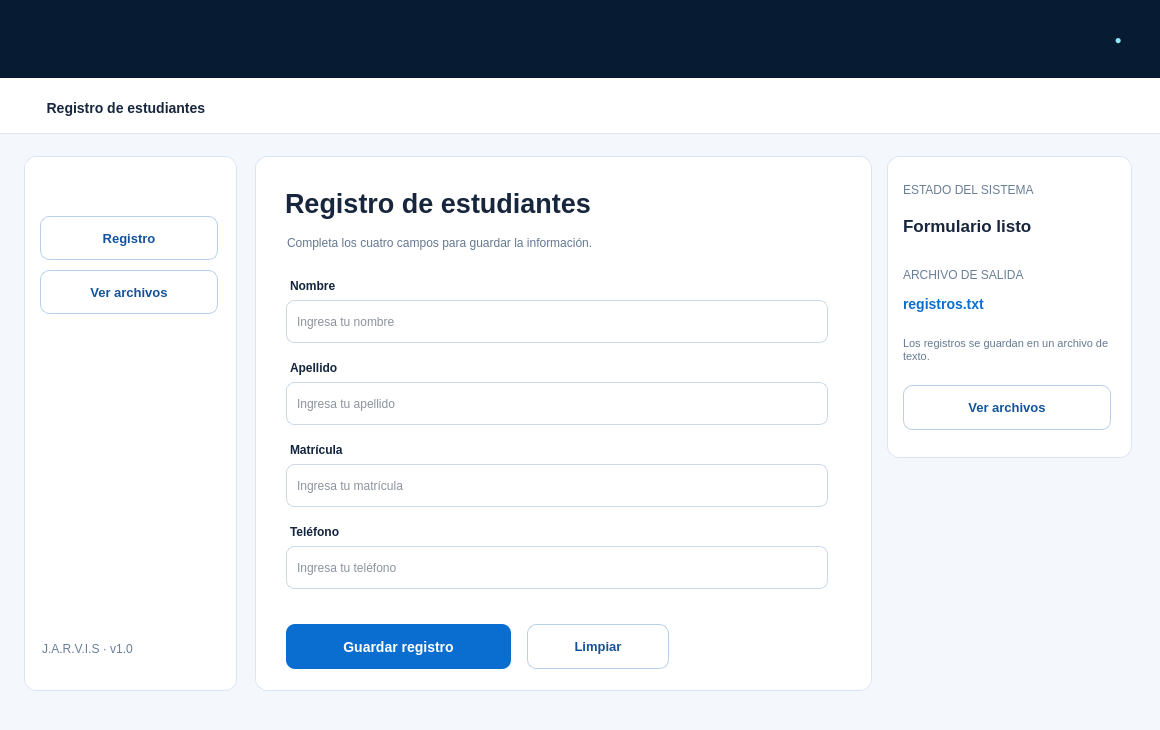
<?xml version="1.0" encoding="UTF-8"?>
<ui version="4.0">
 <class>FormularioEstudiantes</class>
 <widget class="QWidget" name="FormularioEstudiantes">
  <property name="geometry">
   <rect>
    <x>0</x>
    <y>0</y>
    <width>1160</width>
    <height>730</height>
   </rect>
  </property>
  <property name="windowTitle">
   <string>J.A.R.V.I.S - Registro de estudiantes</string>
  </property>
  <property name="styleSheet">
   <string>QWidget { font-family: Segoe UI; font-size: 12px; color: #17263C; } QLineEdit { background: #FFFFFF; border: 1px solid #CBD9E7; border-radius: 8px; padding: 8px; } QLineEdit:focus { border: 2px solid #0A6ED1; } QPushButton { border-radius: 8px; padding: 7px; font-weight: 600; } QPushButton:hover { background-color: #D9EAFB; } QTableWidget { background: white; border: 1px solid #DAE4EE; gridline-color: #E7EFF7; }</string>
  </property>
  <widget class="QFrame" name="barraSuperior">
   <property name="geometry">
    <rect>
     <x>0</x>
     <y>0</y>
     <width>1160</width>
     <height>78</height>
    </rect>
   </property>
   <property name="styleSheet">
    <string>background-color: #071C32; color: white;</string>
   </property>
  </widget>
  <widget class="QLabel" name="tituloMarca">
   <property name="geometry">
    <rect>
     <x>34</x>
     <y>12</y>
     <width>400</width>
     <height>36</height>
    </rect>
   </property>
   <property name="styleSheet">
    <string>color: white; font-weight: bold; font-size: 25px; background: transparent;</string>
   </property>
   <property name="text">
    <string/>
   </property>
  </widget>
  <widget class="QLabel" name="subMarca">
   <property name="geometry">
    <rect>
     <x>36</x>
     <y>49</y>
     <width>400</width>
     <height>18</height>
    </rect>
   </property>
   <property name="styleSheet">
    <string>color: #A7C9E9; font-size: 10px; background: transparent;</string>
   </property>
   <property name="text">
    <string/>
   </property>
  </widget>
  <widget class="QLabel" name="estadoSistema">
   <property name="geometry">
    <rect>
     <x>915</x>
     <y>27</y>
     <width>210</width>
     <height>26</height>
    </rect>
   </property>
   <property name="styleSheet">
    <string>color: #8FE7FA; font-weight: bold; background: transparent;</string>
   </property>
   <property name="text">
    <string>                                                            ●  </string>
   </property>
  </widget>
  <widget class="QFrame" name="subbarra">
   <property name="geometry">
    <rect>
     <x>0</x>
     <y>78</y>
     <width>1160</width>
     <height>56</height>
    </rect>
   </property>
   <property name="styleSheet">
    <string>background: white; border-bottom: 1px solid #D9E5F2;</string>
   </property>
  </widget>
  <widget class="QLabel" name="seccion">
   <property name="geometry">
    <rect>
     <x>35</x>
     <y>95</y>
     <width>700</width>
     <height>25</height>
    </rect>
   </property>
   <property name="styleSheet">
    <string>font-size: 14px; font-weight: bold; background: transparent; color: #17263C;</string>
   </property>
   <property name="text">
    <string>   Registro de estudiantes</string>
   </property>
  </widget>
  <widget class="QFrame" name="fondo">
   <property name="geometry">
    <rect>
     <x>0</x>
     <y>134</y>
     <width>1160</width>
     <height>596</height>
    </rect>
   </property>
   <property name="styleSheet">
    <string>background: #F4F8FD;</string>
   </property>
  </widget>
  <widget class="QFrame" name="menu">
   <property name="geometry">
    <rect>
     <x>24</x>
     <y>156</y>
     <width>213</width>
     <height>535</height>
    </rect>
   </property>
   <property name="styleSheet">
    <string>background-color: #FFFFFF; border: 1px solid #D9E5F2; border-radius: 12px;</string>
   </property>
  </widget>
  <widget class="QLabel" name="menuTitulo">
   <property name="geometry">
    <rect>
     <x>42</x>
     <y>177</y>
     <width>165</width>
     <height>26</height>
    </rect>
   </property>
   <property name="styleSheet">
    <string>color: #13243D; background: transparent; border: 0; font-weight: 600;</string>
   </property>
   <property name="text">
    <string/>
   </property>
  </widget>
  <widget class="QPushButton" name="btnRegistro">
   <property name="geometry">
    <rect>
     <x>40</x>
     <y>216</y>
     <width>178</width>
     <height>44</height>
    </rect>
   </property>
   <property name="styleSheet">
    <string>background-color: white; color: #14539A; border: 1px solid #B7CFE8; border-radius: 9px; font-size: 13px;</string>
   </property>
   <property name="text">
    <string>Registro</string>
   </property>
  </widget>
  <widget class="QPushButton" name="btnVerArchivos">
   <property name="geometry">
    <rect>
     <x>40</x>
     <y>270</y>
     <width>178</width>
     <height>44</height>
    </rect>
   </property>
   <property name="styleSheet">
    <string>background-color: white; color: #14539A; border: 1px solid #B7CFE8; border-radius: 9px; font-size: 13px;</string>
   </property>
   <property name="text">
    <string>Ver archivos</string>
   </property>
  </widget>
  <widget class="QLabel" name="menuTools">
   <property name="geometry">
    <rect>
     <x>42</x>
     <y>364</y>
     <width>170</width>
     <height>25</height>
    </rect>
   </property>
   <property name="styleSheet">
    <string>color: #697E97; background: transparent; border: 0;</string>
   </property>
   <property name="text">
    <string/>
   </property>
  </widget>
  <widget class="QLabel" name="menuPython">
   <property name="geometry">
    <rect>
     <x>42</x>
     <y>399</y>
     <width>170</width>
     <height>28</height>
    </rect>
   </property>
   <property name="styleSheet">
    <string>color: #697E97; background: transparent; border: 0;</string>
   </property>
   <property name="text">
    <string/>
   </property>
  </widget>
  <widget class="QLabel" name="menuVersion">
   <property name="geometry">
    <rect>
     <x>42</x>
     <y>636</y>
     <width>165</width>
     <height>25</height>
    </rect>
   </property>
   <property name="styleSheet">
    <string>color: #697E97; background: transparent; border: 0;</string>
   </property>
   <property name="text">
    <string>J.A.R.V.I.S · v1.0</string>
   </property>
  </widget>
  <widget class="QFrame" name="panelFormulario">
   <property name="geometry">
    <rect>
     <x>255</x>
     <y>156</y>
     <width>617</width>
     <height>535</height>
    </rect>
   </property>
   <property name="styleSheet">
    <string>background-color: #FFFFFF; border: 1px solid #D9E5F2; border-radius: 12px;</string>
   </property>
  </widget>
  <widget class="QLabel" name="tituloFormulario">
   <property name="geometry">
    <rect>
     <x>285</x>
     <y>182</y>
     <width>550</width>
     <height>43</height>
    </rect>
   </property>
   <property name="styleSheet">
    <string>font-size: 27px; font-weight: bold; background: transparent; color: #17263C;</string>
   </property>
   <property name="text">
    <string>Registro de estudiantes</string>
   </property>
  </widget>
  <widget class="QLabel" name="indicaciones">
   <property name="geometry">
    <rect>
     <x>287</x>
     <y>230</y>
     <width>550</width>
     <height>26</height>
    </rect>
   </property>
   <property name="styleSheet">
    <string>font-size: 12px; background: transparent; color: #647891;</string>
   </property>
   <property name="text">
    <string>Completa los cuatro campos para guardar la información.</string>
   </property>
  </widget>
  <widget class="QLabel" name="label_nombre">
   <property name="geometry">
    <rect>
     <x>290</x>
     <y>274</y>
     <width>510</width>
     <height>23</height>
    </rect>
   </property>
   <property name="styleSheet">
    <string>color: #13243D; background: transparent; border: 0; font-weight: 600;</string>
   </property>
   <property name="text">
    <string>Nombre</string>
   </property>
  </widget>
  <widget class="QLineEdit" name="campo_nombre">
   <property name="geometry">
    <rect>
     <x>286</x>
     <y>300</y>
     <width>542</width>
     <height>43</height>
    </rect>
   </property>
   <property name="placeholderText">
    <string>Ingresa tu nombre</string>
   </property>
  </widget>
  <widget class="QLabel" name="label_apellido">
   <property name="geometry">
    <rect>
     <x>290</x>
     <y>356</y>
     <width>510</width>
     <height>23</height>
    </rect>
   </property>
   <property name="styleSheet">
    <string>color: #13243D; background: transparent; border: 0; font-weight: 600;</string>
   </property>
   <property name="text">
    <string>Apellido</string>
   </property>
  </widget>
  <widget class="QLineEdit" name="campo_apellido">
   <property name="geometry">
    <rect>
     <x>286</x>
     <y>382</y>
     <width>542</width>
     <height>43</height>
    </rect>
   </property>
   <property name="placeholderText">
    <string>Ingresa tu apellido</string>
   </property>
  </widget>
  <widget class="QLabel" name="label_matricula">
   <property name="geometry">
    <rect>
     <x>290</x>
     <y>438</y>
     <width>510</width>
     <height>23</height>
    </rect>
   </property>
   <property name="styleSheet">
    <string>color: #13243D; background: transparent; border: 0; font-weight: 600;</string>
   </property>
   <property name="text">
    <string>Matrícula</string>
   </property>
  </widget>
  <widget class="QLineEdit" name="campo_matricula">
   <property name="geometry">
    <rect>
     <x>286</x>
     <y>464</y>
     <width>542</width>
     <height>43</height>
    </rect>
   </property>
   <property name="placeholderText">
    <string>Ingresa tu matrícula</string>
   </property>
  </widget>
  <widget class="QLabel" name="label_telefono">
   <property name="geometry">
    <rect>
     <x>290</x>
     <y>520</y>
     <width>510</width>
     <height>23</height>
    </rect>
   </property>
   <property name="styleSheet">
    <string>color: #13243D; background: transparent; border: 0; font-weight: 600;</string>
   </property>
   <property name="text">
    <string>Teléfono</string>
   </property>
  </widget>
  <widget class="QLineEdit" name="campo_telefono">
   <property name="geometry">
    <rect>
     <x>286</x>
     <y>546</y>
     <width>542</width>
     <height>43</height>
    </rect>
   </property>
   <property name="placeholderText">
    <string>Ingresa tu teléfono</string>
   </property>
  </widget>
  <widget class="QPushButton" name="btnGuardar">
   <property name="geometry">
    <rect>
     <x>286</x>
     <y>624</y>
     <width>225</width>
     <height>45</height>
    </rect>
   </property>
   <property name="styleSheet">
    <string>background-color: #0A6ED1; color: white; border: 0; border-radius: 9px; font-size: 14px; font-weight: bold;</string>
   </property>
   <property name="text">
    <string>Guardar registro</string>
   </property>
  </widget>
  <widget class="QPushButton" name="btnLimpiar">
   <property name="geometry">
    <rect>
     <x>527</x>
     <y>624</y>
     <width>142</width>
     <height>45</height>
    </rect>
   </property>
   <property name="styleSheet">
    <string>background-color: white; color: #14539A; border: 1px solid #B7CFE8; border-radius: 9px; font-size: 13px;</string>
   </property>
   <property name="text">
    <string>Limpiar</string>
   </property>
  </widget>
  <widget class="QFrame" name="panelEstado">
   <property name="geometry">
    <rect>
     <x>887</x>
     <y>156</y>
     <width>245</width>
     <height>302</height>
    </rect>
   </property>
   <property name="styleSheet">
    <string>background-color: #FFFFFF; border: 1px solid #D9E5F2; border-radius: 12px;</string>
   </property>
  </widget>
  <widget class="QLabel" name="subEstado">
   <property name="geometry">
    <rect>
     <x>903</x>
     <y>179</y>
     <width>215</width>
     <height>22</height>
    </rect>
   </property>
   <property name="styleSheet">
    <string>color: #697E97; background: transparent; border: 0;</string>
   </property>
   <property name="text">
    <string>ESTADO DEL SISTEMA</string>
   </property>
  </widget>
  <widget class="QLabel" name="estado">
   <property name="geometry">
    <rect>
     <x>903</x>
     <y>208</y>
     <width>210</width>
     <height>35</height>
    </rect>
   </property>
   <property name="styleSheet">
    <string>font-size: 17px; font-weight: bold; background: transparent;</string>
   </property>
   <property name="text">
    <string>Formulario listo</string>
   </property>
  </widget>
  <widget class="QLabel" name="salidaNombre">
   <property name="geometry">
    <rect>
     <x>903</x>
     <y>264</y>
     <width>215</width>
     <height>22</height>
    </rect>
   </property>
   <property name="styleSheet">
    <string>color: #697E97; background: transparent; border: 0;</string>
   </property>
   <property name="text">
    <string>ARCHIVO DE SALIDA</string>
   </property>
  </widget>
  <widget class="QLabel" name="archivoNombre">
   <property name="geometry">
    <rect>
     <x>903</x>
     <y>290</y>
     <width>215</width>
     <height>28</height>
    </rect>
   </property>
   <property name="styleSheet">
    <string>color: #0A6ED1; font-size: 14px; font-weight: bold; background: transparent;</string>
   </property>
   <property name="text">
    <string>registros.txt</string>
   </property>
  </widget>
  <widget class="QLabel" name="infoArchivos">
   <property name="geometry">
    <rect>
     <x>903</x>
     <y>329</y>
     <width>209</width>
     <height>42</height>
    </rect>
   </property>
   <property name="styleSheet">
    <string>font-size: 11px; color: #657A91; background: transparent;</string>
   </property>
   <property name="text">
    <string>Los registros se guardan en un archivo de texto.</string>
   </property>
   <property name="wordWrap">
    <bool>true</bool>
   </property>
  </widget>
  <widget class="QPushButton" name="btnAccesoArchivos">
   <property name="geometry">
    <rect>
     <x>903</x>
     <y>385</y>
     <width>208</width>
     <height>45</height>
    </rect>
   </property>
   <property name="styleSheet">
    <string>background-color: white; color: #14539A; border: 1px solid #B7CFE8; border-radius: 9px; font-size: 13px;</string>
   </property>
   <property name="text">
    <string>Ver archivos</string>
   </property>
  </widget>
 </widget>
 <resources/>
 <connections/>
</ui>
